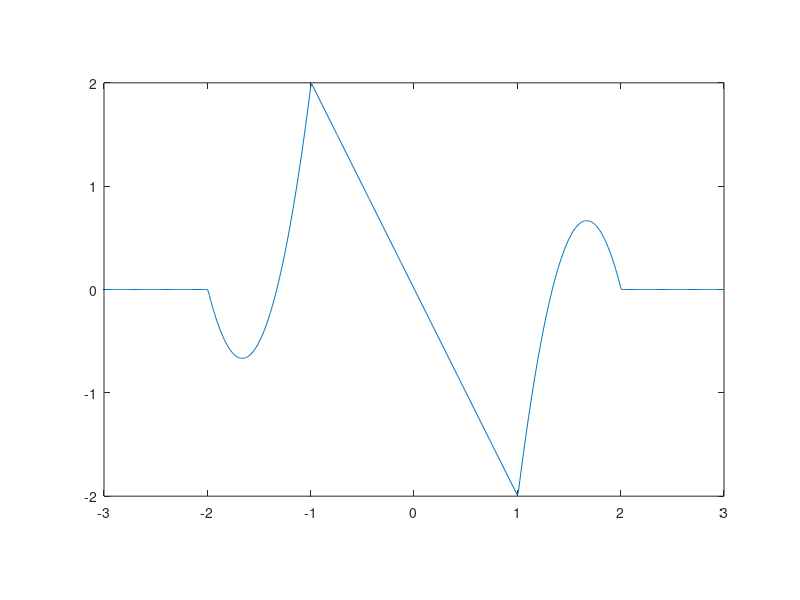

The MATLAB source for this figure:
clear;clc;
x=-3:0.01:3;
y=0*(x>2&x<-2)+(1-x.^2).*((-1<=x)&(x<=1))+(-2*abs(x).^3+10*x.^2-16*abs(x)+8).*((1<abs(x))&(abs(x)<=2));
dy=diff(y)/0.01;
diff(x)
plot(x(2:end),dy)
daspect([1 1 1])

% 
% daspect([1 1 1])
% f=[1 4 6 8 7 5 3];
% 
% for i=1:7
%     y(x==x-i)
% end
% plot(x,y)
% %F=conv(y,f,"same");
% %plot(x,F)
% 
% %%
% 
% x=0:0.01:1;
% mu1 = 0.4;
% mu2 = 0.32;
% mu3 = 0.55;
% sigma1 = 0.01;
% sigma2 = 0.05;
% sigma3 = 0.2;
% y1 = normpdf(x,mu1,sigma1);
% y2 = normpdf(x,mu2,sigma2);
% y3 = normpdf(x,mu3,sigma3);
% %j1 = integral(y1,0,1);
% %j2 = integral(y2,0,1);
% %j3 = integral(y3,0,1);
% y3(x==0.44)
% 
% plot(x,y1,x,y2,x,y3)
% %{
% f1 = cdf('Normal',x,mu1,sigma1);
% f2 = cdf('Normal',x,mu2,sigma2);
% f3 = cdf('Normal',x,mu3,sigma3);
% %plot(x,f1,x,f2,x,f3)
% 
% 0.3*0.8^10*0.2^6
% 0.2*0.8^12*0.2^4
% 0.2*0.8^10*0.2^6
% 0.3*0.8^8*0.2^8
% %}
% %% 
% 0.2^5*0.7^5*0.8^5;
% 0.2^5*0.7^5*0.8^3*0.3^2;
% 0.2^3*0.3*0.7^7*0.8^4;
% 1.7623e-05+2.4783e-06+8.0958e-05
% 1.7623e-05/1.0106e-04
% 2.4783e-06/1.0106e-04
% 8.0958e-05/1.0106e-04
% %% 
% 
% %%
% 0.2^5*0.7^5*0.8^5*0.35;
% 8.0958e-05*0.25;
% 2.4783e-06*0.4;
% 6.1682e-06+2.0240e-05+9.9132e-07
% 6.1682e-06/2.7400e-05
% %% 
